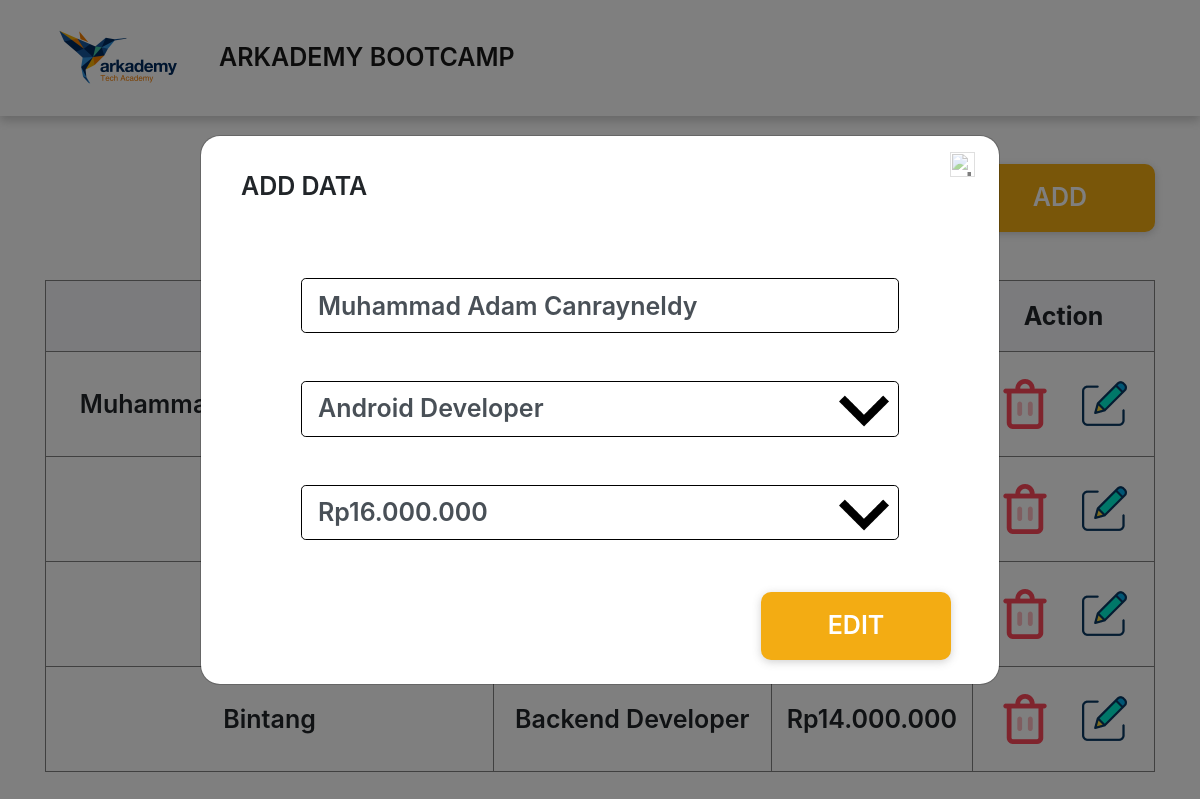
Page /6_c/index.php?id=98 on the committed database.
### tables this page shows
CREATE TABLE `name` (
  `id` int(11) NOT NULL,
  `name` varchar(100) NOT NULL,
  `id_work` int(11) NOT NULL,
  `id_salary` int(11) NOT NULL
);

CREATE TABLE `work` (
  `id` int(11) NOT NULL,
  `name` varchar(100) NOT NULL,
  `id_salary` int(11) NOT NULL
);

CREATE TABLE `salary` (
  `id` int(11) NOT NULL,
  `salary` varchar(100) NOT NULL
);

### 6_c/functions.php (called while the page is built, shortened)
<?php
$konek = mysqli_connect('localhost', 'root', '', 'arkademy_batch_12_5');
function query($query)
{
    global $konek;
    $result = mysqli_query($konek, $query);
    $rows = [];
    while ($row = mysqli_fetch_assoc($result)) {
        $rows[] = $row;
    }
    return $rows;
}

### 6_c/index.php (the view, shortened to what this page needs)
<?php
require 'functions.php';
$data = query("SELECT name.id, name.name, name.id_salary, work.name as work, salary FROM name INNER JOIN work ON name.id_work = work.id INNER JOIN salary ON name.id_salary = salary.id ORDER BY name.id DESC");
$data_work = query("SELECT * FROM work");
$data_salary = query("SELECT * FROM salary");
$edit_id = $_GET['id'];
$data_edit = query("SELECT * FROM name WHERE id = '$edit_id'");
?>
<html>
<head>
    <link rel="stylesheet" href="https://stackpath.bootstrapcdn.com/bootstrap/4.3.1/css/bootstrap.min.css">
    <link rel="stylesheet" type="text/css" media="screen" href="assets/css/main.css">
</head>
<body>
    <nav class="menu navbar navbar-expand-lg navbar-light">
        <div class="container">
            <a class="navbar-brand" href="#">
                <img src="assets/img/logo_arkademy.png" alt="logo" width="150">
            </a>
            <div class="collapse navbar-collapse" id="navbarNav">
                <ul class="navbar-nav">
                    <li class="nav-item active">
                        <a class="nav-link logo-text" href="#">ARKADEMY BOOTCAMP <span class="sr-only">(current)</span></a>
                    </li>
                </ul>
            </div>
        </div>
    </nav>
    <div class="container">
        <div class="row mt-5" style="background:;">
            <div class="col-md text-right">
                <button type="button" class="btn-add" data-toggle="modal" data-target="#modalAdd">
                    ADD
                </button>
            </div>
        </div>
        <div class="row mt-5 mb-5">
            <div class="col-md">
                <table border="1" align="">
                    <tr class="tb-head">
                        <th>Name</th>
                        <th>Work</th>
                        <th>Salary</th>
                        <th>Action</th>
                    </tr>
                    <?php foreach ($data as $row) : ?>
                        <tr class="tb-body">
                            <td><?= $row['name'] ?></td>
                            <td><?= $row['work'] ?></td>
                            <td><?= $row['salary'] ?></td>
                            <td>
                                <a class="" href="hapus.php?id=<?= $row['id'] ?>">
                                    <button type="button" class="btn" data-toggle="modal" data-target="#modalDelete">
                                        <img src="assets/img/trash_icon.png" alt="trash">
                                    </button>
                                </a>
                                <a class="" href="index.php?id=<?= $row['id'] ?>">
                                    <button type="button" class="btn" data-toggle="modal" data-target="#modalEdit">
                                        <img src="assets/img/edit_icon.png" alt="edit">
                                    </button>
                                </a>
                            </td>
                        </tr>
                    <?php endforeach; ?>
                </table>
            </div>
        </div>
    </div>
    <div class="modal fade" id="modalEdit" tabindex="-1" role="dialog" aria-labelledby="exampleModalCenterTitle" aria-hidden="true">
        <div class="modal-dialog modal-dialog-centered modal-lg" role="document">
            <div class="modal-content modal-radius">
                <div class="modal-header no-border">
                    <div class="col-md pl-4 pt-3" style="background:;">
                        <h5 class="modal-title" id="exampleModalCenterTitle">ADD DATA</h5>
                    </div>
                    <div class="col-md pr-2" style="background:;">
                        <button type="button" class="close" data-dismiss="modal" aria-label="Close" onclick="document.location.href='index.php';">
                            <img src="assets/img/close_button.png" alt="close" width="25">
                        </button>
                    </div>
                </div>
                <div class="modal-body modal-body-padding">
                    <form action="" method="post">
                        <?php foreach ($data_edit as $row) : ?>
                            <div class=" form-group">
                                <input name="name" class="form-control form-control-lg black-border placeholder" type="text" placeholder="Name .." value="<?= $row['name']; ?>">
                            </div>
                        <?php endforeach; ?>
                        <div class="form-group mt-5">
                            <div class="select-side" id="click-me"></div>
                            <select name="work" class="form-control form-control-lg black-border placeholder appearance-none" id="sel1">
                                <?php foreach ($data_work as $row_work) : ?>
                                    <?php foreach ($data_edit as $row_edit) : ?>
                                        <?php if ($row_work['id'] === $row_edit['id_work']) { ?>
                                            <option selected value="<?= $row_work['id'] ?>"><?= $row_work['name']; ?></option>
                                        <?php } else { ?>
                                            <option value="<?= $row_work['id'] ?>"><?= $row_work['name']; ?></option>
                                        <?php } ?>
                                    <?php endforeach; ?>
                                <?php endforeach; ?>
                            </select>
                        </div>
                        <div class="form-group mt-5">
                            <div class="select-side"></div>
                            <select name="salary" class="form-control form-control-lg black-border placeholder appearance-none" id="sel2">
                                <?php foreach ($data_edit as $row_edit) : ?>
                                    <?php foreach ($data_salary as $row_salary) : ?>
                                        <?php if ($row_salary['id'] === $row_edit['id_salary']) { ?>
                                            <option selected value="<?= $row_salary['id']; ?>"><?= $row_salary['salary'] ?></option>
                                        <?php } else { ?>
                                            <option value="<?= $row_salary['id']; ?>"><?= $row_salary['salary'] ?></option>
                                        <?php } ?>
                                    <?php endforeach; ?>
                                <?php endforeach; ?>
                            </select>
                        </div>
                </div>
                <div class="modal-footer no-border pr-5 pb-4">
                    <button type="submit" class="btn-add" name="btn-edit">EDIT</button>
                </div>
            </div>
        </div>
    </div>
</body>
</html>

### 6_c/assets/css/main.css (style rules this page uses)
.logo-text { font-size: 25px; font-weight: 600; }
.menu { box-shadow: 0px 5px 9px rgba(100,100,100,.3); padding: 0; }
.btn-add { width:190px; background-color: #f3ac13; box-shadow: 0px 2px 8px rgba(100,100,100,.3); padding: 15px 0px; color: #fff; font-size: 25px; font-weight: 600; border: 0; border-radius: 10px; }
table { width:100%; text-align: center }
.tb-head { background: #F7F7FA; font-size: 25px; }
.tb-head th { padding: 20px 0px; }
.tb-body { font-size: 25px; font-weight: 600; }
.tb-body td { padding: 20px 0px; }
.no-border { border: none; }
.black-border { border:solid #000 1px; }
.placeholder { font-weight: 600; font-size:25px; }
.modal-title { font-weight: 600; font-size:25px; }
.modal-body-padding { padding: 40px 100px 20px; }
.modal-radius { border-radius:20px; }
#sel1, #sel2 { background:transparent; position: relative; }
.select-side { width: 50px; height: 50px; background-image: url("../img/downwards-arrow-key.png"); background-size:cover; position: absolute; right: 110px; margin-top: 5px; }
.appearance-none { appearance: none; -moz-appearance: none; -webkit-appearance: none; }

### rows in the picture
name: name "Muhammad…", name "Muhammad Adam Canrayneldy"
name: name "Bintang", id_work.name "Backend Developer", id_salary.salary "Rp14.000.000"

### other values in the picture
form field work "Android Developer"
form field salary "Rp16.000.000"
